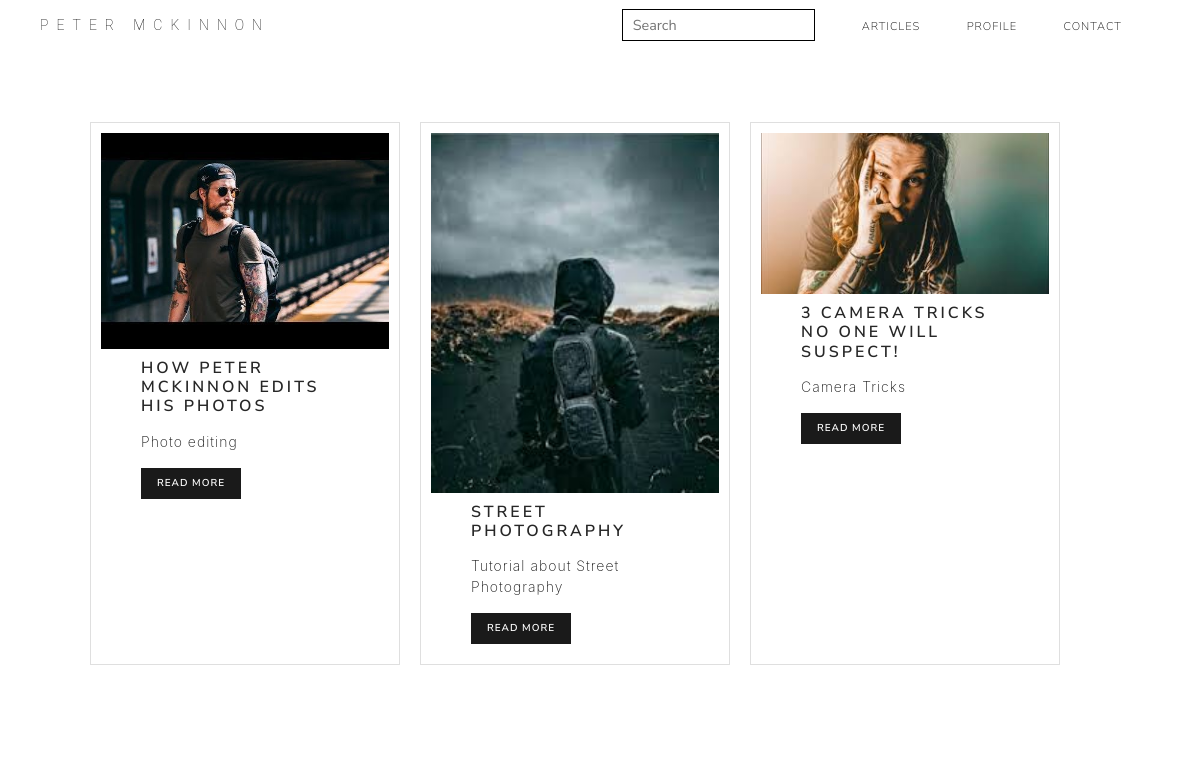
Page /pages/showcase.php on the committed database.
### tables this page shows
CREATE TABLE `posts` (
  `art_id` int(11) NOT NULL,
  `art_title` varchar(255) NOT NULL,
  `art_author` varchar(255) NOT NULL,
  `art_date` timestamp NOT NULL DEFAULT CURRENT_TIMESTAMP,
  `art_desc` varchar(100) NOT NULL,
  `art_content` varchar(5000) NOT NULL,
  `art_status` int(2) NOT NULL,
  `art_category` varchar(255) NOT NULL,
  `art_image` varchar(1000) NOT NULL
);

### pages/showcase.php (the view, shortened to what this page needs)
<?php
    require('../config/db.php');
    $query = 'SELECT * FROM posts WHERE art_status = 1 ORDER BY art_date DESC';
	$result = mysqli_query($conn, $query);
	$posts = mysqli_fetch_all($result, MYSQLI_ASSOC);
    include('../assets/inc/header_pages.php');
    include('../assets/inc/navbar_client.php');
?>
<div class="jumbotron d-flex flex-wrap" style="margin-top: 100px 10px 10px !important;">
    <?php foreach($posts as $post) : ?>
        <div class="card" style="width: 18rem; margin:10px; padding:10px;">
        <img class="card-img-top" src="assets/images/<?php echo $post['art_image']; ?>" alt="Card image cap">
        <div class="card-body">
            <h5 class="card-title"><?php echo $post['art_title']; ?></h5>
            <p class="card-text"><?php echo $post['art_desc']; ?></p>
            <a href="<?php echo ROOT_URL; ?>pages/articles.php?art_id=<?php echo $post['art_id']; ?>" class="btn btn-sm btn-primary">Read More</a>
        </div>
    </div>
    <?php endforeach; ?>
</div>

### assets/css/style.css (style rules this page uses)
body { margin: 0px; padding: 0px; font-family: Roboto, Arial, Helvetica, sans-serif; letter-spacing: 0.05rem; }
.card-text { overflow: hidden; }
.card .card-body { padding: 10px 40px; }
@media (min-width: 700px) { .btn { padding: 1rem 3rem; } }

### rows in the picture
posts: art_image (picture), art_title "HOW PETER MCKINNON EDITS HIS PHOTOS", art_desc "Photo editing"
posts: art_image (picture), art_title "STREET PHOTOGRAPHY", art_desc "Tutorial about Street Photography"
posts: art_image (picture), art_title "3 CAMERA TRICKS NO ONE WILL SUSPECT!", art_desc "Camera Tricks"
